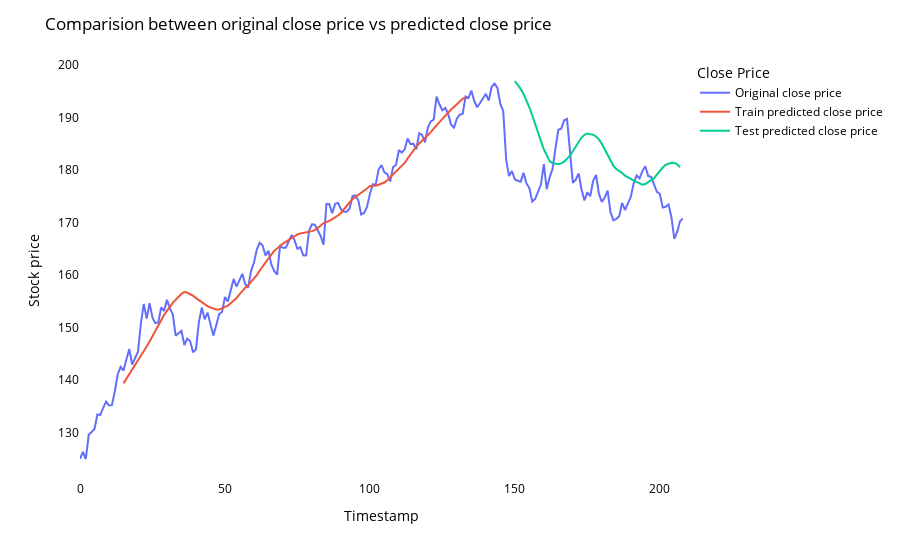

The notebook cell saved with this chart:
### Code cell
numerical_index = np.arange(len(closedf))
plotdf = pd.DataFrame({'Timestamp': numerical_index, 'original_close': closedf['Close'],
                      'train_predicted_close': trainPredictPlot.reshape(-1).tolist(),
                      'test_predicted_close': testPredictPlot.reshape(-1).tolist()})

fig = px.line(plotdf,x='Timestamp', y=[plotdf['original_close'],plotdf['train_predicted_close'],
                                          plotdf['test_predicted_close']],
              labels={'value':'Stock price','date': 'Date'})
fig.update_layout(title_text='Comparision between original close price vs predicted close price',
                  plot_bgcolor='white', font_size=12, font_color='black', legend_title_text='Close Price')
fig.for_each_trace(lambda t:  t.update(name = next(names)))

fig.update_xaxes(showgrid=False)
fig.update_yaxes(showgrid=False)
fig.show()

### Figure 1 — Plotly figure (JSON) as saved in the notebook; plotly's stock layout.template omitted (floating-point values rounded to 4 significant figures; data arrays with more than 128 entries replaced by an {"elided": "..."} marker saying what was removed)
{"data": [{"hovertemplate": "variable=original_close<br>Timestamp=%{x}<br>Stock price=%{y}<extra></extra>", "legendgroup": "original_close", "line": {"color": "#636efa", "dash": "solid"}, "marker": {"symbol": "circle"}, "mode": "lines", "name": "Original close price", "orientation": "v", "showlegend": true, "type": "scatter", "x": {"elided": "209 int values"}, "xaxis": "x", "y": {"elided": "209 float values"}, "yaxis": "y"}, {"hovertemplate": "variable=train_predicted_close<br>Timestamp=%{x}<br>Stock price=%{y}<extra></extra>", "legendgroup": "train_predicted_close", "line": {"color": "#EF553B", "dash": "solid"}, "marker": {"symbol": "circle"}, "mode": "lines", "name": "Train predicted close price", "orientation": "v", "showlegend": true, "type": "scatter", "x": {"elided": "209 int values"}, "xaxis": "x", "y": {"elided": "209 float values"}, "yaxis": "y"}, {"hovertemplate": "variable=test_predicted_close<br>Timestamp=%{x}<br>Stock price=%{y}<extra></extra>", "legendgroup": "test_predicted_close", "line": {"color": "#00cc96", "dash": "solid"}, "marker": {"symbol": "circle"}, "mode": "lines", "name": "Test predicted close price", "orientation": "v", "showlegend": true, "type": "scatter", "x": {"elided": "209 int values"}, "xaxis": "x", "y": {"elided": "209 float values"}, "yaxis": "y"}], "layout": {"font": {"color": "black", "size": 12}, "legend": {"title": {"text": "Close Price"}, "tracegroupgap": 0}, "margin": {"t": 60}, "plot_bgcolor": "white", "title": {"text": "Comparision between original close price vs predicted close price"}, "xaxis": {"anchor": "y", "domain": [0, 1], "showgrid": false, "title": {"text": "Timestamp"}}, "yaxis": {"anchor": "x", "domain": [0, 1], "showgrid": false, "title": {"text": "Stock price"}}}}
